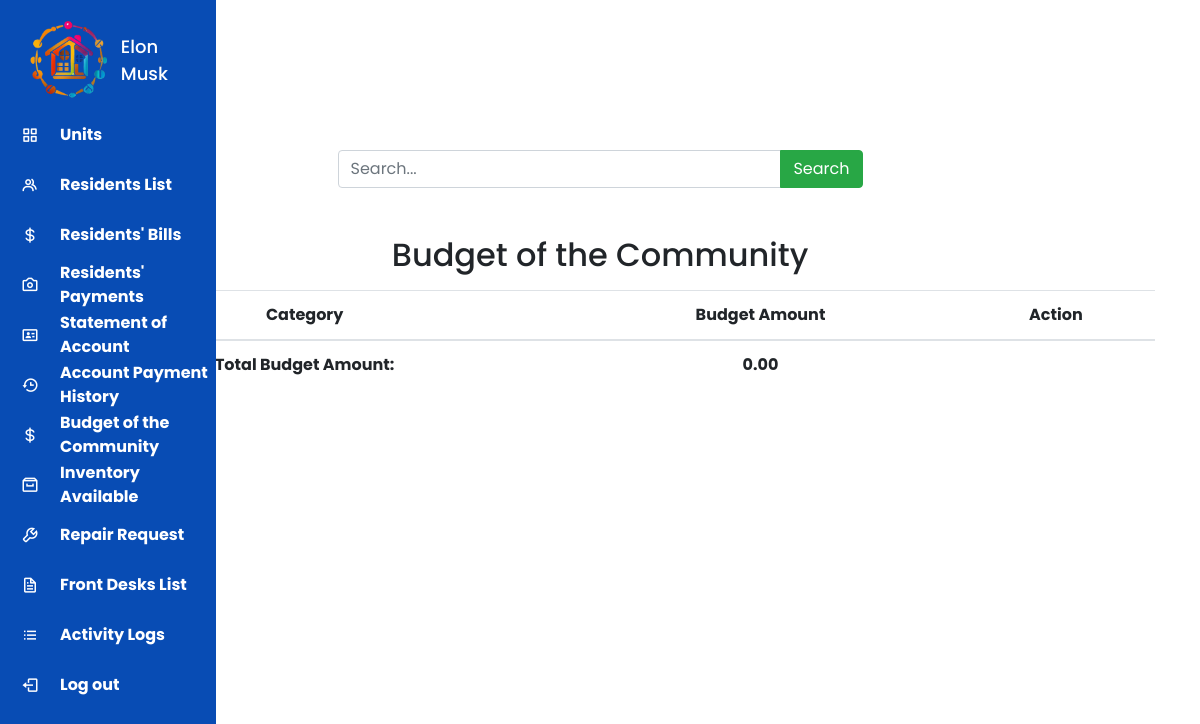
Before: /casa_bougainvilla/administrator_dashboard/community_budget.php (signed in) with the older database file.
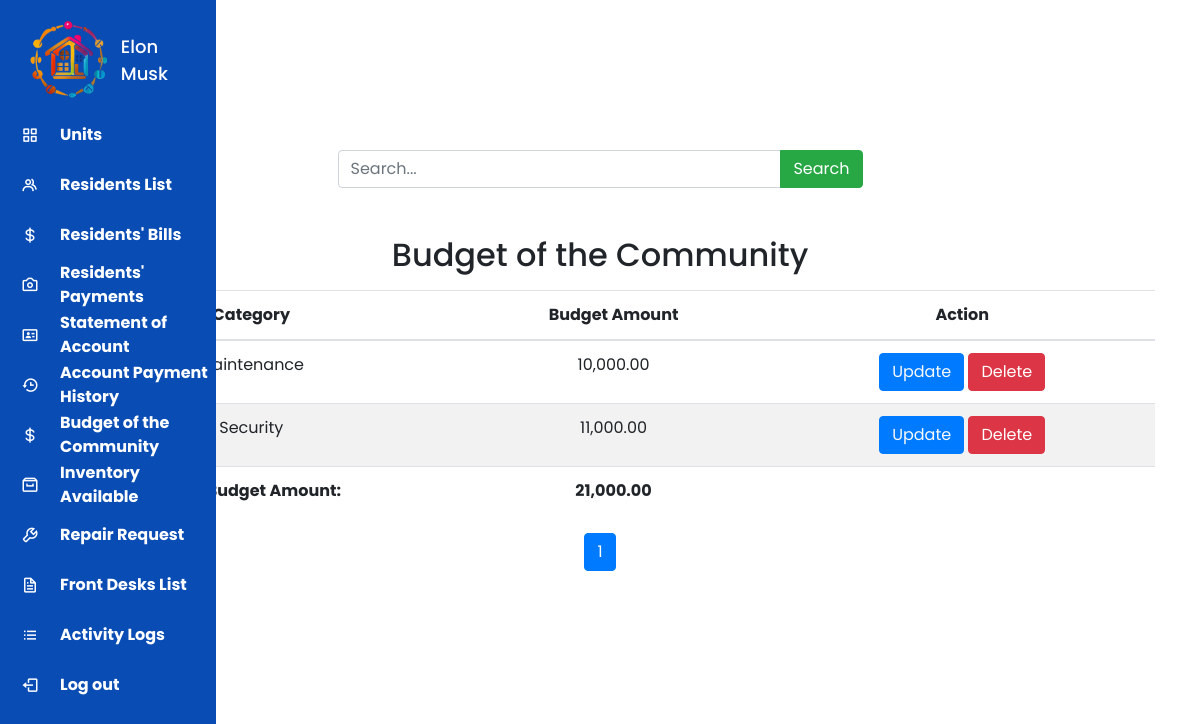
After: the same page with the newer database file.
### tables this page shows
CREATE TABLE `budget` (
  `condominium_id` int(11) NOT NULL,
  `id` int(11) NOT NULL,
  `category` varchar(255) NOT NULL,
  `amount` float NOT NULL,
  `is_deleted` tinyint(1) NOT NULL
);

### casa_bougainvilla/administrator_dashboard/community_budget.php (the view, shortened to what this page needs)
<?php
include('../../includes/database.php');
$page = isset($_GET['page']) ? intval($_GET['page']) : 1;
$totalBudgetAmount = 0;
$results_per_page = 10;
$totalRows = $mysqli->query("SELECT COUNT(*) as count FROM budget WHERE condominium_id = {$_SESSION['condominium_id']} AND is_deleted = 0")->fetch_assoc()['count'];
$totalPages = ceil($totalRows / $results_per_page);
?>
<!DOCTYPE html>
<html lang="en">
<head>
    <link rel="stylesheet" href="https://cdn.jsdelivr.net/npm/bootstrap@4.0.0/dist/css/bootstrap.min.css">
    <link href='https://unpkg.com/boxicons@2.0.7/css/boxicons.min.css' rel='stylesheet'>
    <link rel="stylesheet" type="text/css" href="https://cdnjs.cloudflare.com/ajax/libs/jquery.tablesorter/2.31.3/css/theme.bootstrap.min.css">
    <link rel="stylesheet" type="text/css" href="https://cdnjs.cloudflare.com/ajax/libs/jquery.tablesorter/2.31.3/css/theme.default.min.css">
</head>
<body>
    <?php include "../../includes/sidebars/administrator_sidebar.php" ?>
    <div class="container">
        <button class="btn btn-primary mx-5 my-5"><a href="add_budget.php" class="text-light">Add Budget</a></button>
        <div class="container mt-3">
            <div class="row">
                <div class="col-md-6 offset-md-3">
                    <form method="post" action="community_budget.php">
                        <div class="input-group">
                            <input type="text" name="searchInput" class="form-control" placeholder="Search...">
                            <div class="input-group-append">
                                <button class="btn btn-success" type="submit" name="searchButton">
                                    <i class="bi bi-search"></i> Search
                                </button>
                            </div>
                        </div>
                    </form>
                </div>
            </div>
        </div><br>
        <div class="list-of-budget second-table">
            <h2 class="mt-4 mb-3" style="white-space: nowrap; text-align: center;">Budget of the Community</h2>
            <table id="TableSorter2" class="table col-mx-5">
                <thead>
                    <tr>
                        <th scope="col" style="white-space: nowrap; text-align: center;">
                            <center>Category</center>
                        </th>
                        <th scope="col" style="white-space: nowrap; text-align: center;">
                            <center>Budget Amount</center>
                        </th>
                        <th scope="col" style="white-space: nowrap; text-align: center;">
                            <center>Action</center>
                        </th>
                    </tr>
                </thead>
                <tbody>
                    <?php
                    $sql = "SELECT * FROM budget WHERE is_deleted = 0 AND condominium_id = {$_SESSION['condominium_id']}";
                    $query = $mysqli->query($sql);
                    while ($row = $query->fetch_assoc()) {
                        $id = $row['id'];
                        $category = $row['category'];
                        $amount = $row['amount'];
                        $totalBudgetAmount += $amount;
                        echo '<tr>
                        <td style="white-space: nowrap; text-align: center;"><center>' . $category . '</center></td>
                        <td style="white-space: nowrap; text-align: center;"><center>' . number_format($amount, 2) . '</center></td>
                        <td class="action-column" style="text-align: center;">
                        <button class="btn btn-primary"><a href="update_budget.php?updateid=' . $id . '" class="text-light">Update</a></button>
                        <button class="btn btn-danger delete-item" data-id="' . $id . '">Delete</button>
                        </td>
                        </tr>';
                    }
                    ?>
                </tbody>
                <tfoot>
                    <tr>
                        <th colspan="1" style="text-align: center;">Total Budget Amount:</th>
                        <th style="text-align: center;"><?php echo number_format($totalBudgetAmount, 2); ?></th>
                        <th></th>
                    </tr>
                </tfoot>
            </table>
            <ul class="pagination justify-content-center">
                <?php
                $range = 5;
                $start = max(1, $page - $range);
                $end = min($totalPages, $page + $range);
                for ($i = $start; $i <= $end; $i++) {
                    echo '<li class="page-item ' . ($i == $page ? 'active' : '') . '"><a class="page-link" href="?page=' . $i . '">' . $i . '</a></li>';
                }
                ?>
            </ul>
        </div>
    </div>
</body>
</html>

### includes/sidebars/administrator_sidebar.php (shortened to what this page needs)
<div class="sidebar">
    <div class="logo-details">
        <img src="../../includes/logo.png" width="100" height="90" id="logo">
        &nbsp;<span class="logo_name">
            <div class="username">
                <?php echo $_SESSION['username']; ?>
            </div>
        </span>
    </div>
    <ul class="nav-links">
        <li>
            <a href="units.php">
                <i class='bx bx-grid-alt' class="active"></i>
                <span class="link_name">Units</span>
            </a>
        </li>
        <li>
            <a href="administrator_dashboard.php">
                <i class='bx bx-group' class="active"></i>
                <span class="link_name">Residents List</span>
            </a>
        </li>
        <li>
            <a href="transactions.php">
                <i class='bx bx-dollar' class="active"></i>
                <span class="link_name">Residents' Bills</span>
            </a>
        </li>
        <li>
            <a href="proof_of_payments.php">
                <i class='bx bx-camera' class="active"></i>
                <span class="link_name">Residents' Payments</span>
            </a>
        </li>
        <li>
            <a href="statement_of_account.php">
                <i class='bx bx-id-card' class="active"></i>
                <span class="link_name">Statement of Account</span>
            </a>
        </li>
        <li>
            <a href="account_payment_history.php">
                <i class='bx bx-history'></i>
                <span class="link_name">Account Payment History</span>
            </a>
        </li>
        <li>
            <a href="community_budget.php">
                <i class='bx bx-dollar' class="active"></i>
                <span class="link_name">Budget of the Community</span>
            </a>
        </li>
        <li>
            <a href="community_inventory.php">
                <i class='bx bx-archive' class="active"></i>
                <span class="link_name">Inventory Available</span>
            </a>
        </li>
        <li>
            <a href="repair_request.php">
                <i class='bx bx-wrench' class="active"></i>
                <span class="link_name">Repair Request</span>
            </a>
        </li>
        <li>
            <a href="employees.php">
                <i class='bx bx-file' class="active"></i>
                <span class="link_name">Front Desks List</span>
            </a>
        </li>
        <li>
            <a href="activitylogs.php">
                <i class='bx bx-list-ul'></i>
                <span class="link_name">Activity Logs</span>
            </a>
        </li>
        <li>
            <a href="../../logout.php?logout=true">
                <i class='bx bx-log-out'></i>
                <span class="link_name">Log out</span>
            </a>
        </li>
    </ul>
</div>

### casa_bougainvilla/administrator_dashboard/community_budget.php (style rules this page uses)
* { margin: 0; padding: 0; box-sizing: border-box; font-family: 'Poppins', sans-serif; }
.sidebar { position: fixed; height: 100%; width: 18%; background: #084cb4; padding-top: 20px; transition: width 0.4s; }
.sidebar .logo-details { height: 80px; display: flex; align-items: center; padding: 0 20px; }
.sidebar .logo-details .logo_name { color: #fff; font-size: 18px; font-weight: 500; }
.sidebar .nav-links { margin-top: 10px; }
.sidebar .nav-links li { position: relative; list-style: none; height: 50px; }
.sidebar .nav-links li a { height: 100%; width: 100%; display: flex; align-items: center; text-decoration: none; transition: all 0.4s ease; color: #fff; }
.sidebar .nav-links li i { min-width: 60px; text-align: center; font-size: 18px; color: #fff; }
tbody tr:nth-child(even) { background-color: #f2f2f2; }
tbody tr:nth-child(odd) { background-color: #ffffff; }
tfoot { font-weight: bold; height: 50px; white-space: nowrap; }
.nav-links a span { font-weight: bold; }

### includes/sidebars/administrator_sidebar.php (style rules this page uses)
* { margin: 0; padding: 0; box-sizing: border-box; font-family: 'Poppins', sans-serif; }
.sidebar { position: fixed; height: 100%; width: 18%; background: #084cb4; padding-top: 20px; transition: width 0.4s; }
.sidebar .logo-details { height: 80px; display: flex; align-items: center; padding: 0 20px; }
.sidebar .logo-details .logo_name { color: #fff; font-size: 18px; font-weight: 500; }
.sidebar .nav-links { margin-top: 10px; }
.sidebar .nav-links li { position: relative; list-style: none; height: 50px; }
.sidebar .nav-links li a { height: 100%; width: 100%; display: flex; align-items: center; text-decoration: none; transition: all 0.4s ease; color: #fff; }
.sidebar .nav-links li i { min-width: 60px; text-align: center; font-size: 18px; color: #fff; }

Changed rows visible on the page:
added budget: category "Maintenance", amount "10,000.00"
added budget: category "Security", amount "11,000.00"
Other visible differences:
$totalBudgetAmount: "0.00" → "21,000.00"
new list line: "1"
